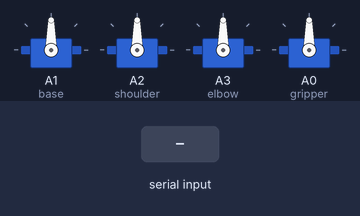
A sketch run on a simulated Arduino Uno, built with avr-gcc and run on an emulated ATmega328P. Shown: 4 × servo. Inputs (shaded band) come from the test bench. What the sketch prints to the serial monitor is not drawn.

Above: at 1.2 s.
1.3 s: "0" received over Serial
At 1.7 s:
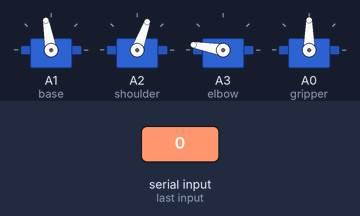
4.3 s: "2" received over Serial
At 5.2 s:
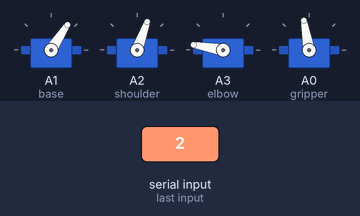
9.8 s: "1" received over Serial
At 12.7 s:
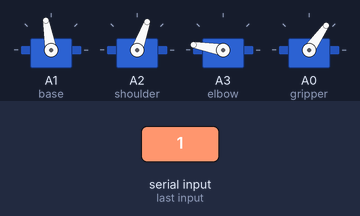
12.8 s: "4" received over Serial
At 15.3 s:
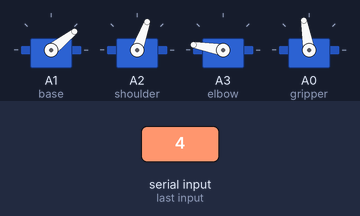
21.8 s: "6" received over Serial
At 22.6 s:
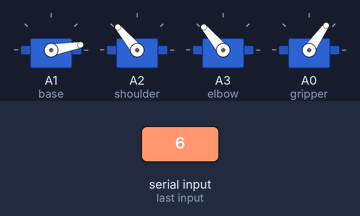
Timing chart, 0 to 25.8 s (numbered marks = the images above; inputs shaded):
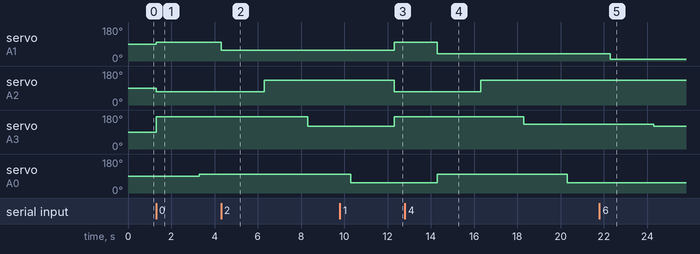

The sketch:

robotic_manipulator.ino
```cpp
#include <Servo.h>

Servo base;
Servo shoulder;
Servo elbow;
Servo gripper;

void setup() {
  base.attach(A1);
  shoulder.attach(A2);
  elbow.attach(A3);
  gripper.attach(A0);

  Serial.begin(9600);
  Serial.println("Send number (0–6) to move to that position");
}

// ---------- Position Functions ----------
void pos0() {
  base.write(100);
  elbow.write(170);
  shoulder.write(70);
  delay(2000);
  gripper.write(100);

}

void pos1() {
  base.write(100);
  elbow.write(170);
  shoulder.write(70);
  delay(2000);
  gripper.write(100);
}

void pos2() {
  base.write(57);
  delay(2000);
  shoulder.write(130);
  delay(2000);
  elbow.write(120);
  delay(2000);
  gripper.write(55);
  delay(2000);
}

void pos3() {
  base.write(50);
  delay(2000);
  shoulder.write(130);
  delay(2000);
  elbow.write(130);
  delay(2000);
  gripper.write(55);
  delay(2000);
}
void pos4() {
  base.write(38);
  delay(2000);
  shoulder.write(130);
  delay(2000);
  elbow.write(130);
  delay(2000);
  gripper.write(55);
  delay(2000);
}

void pos5() {
  base.write(20);
  delay(2000);
  shoulder.write(130);
  delay(2000);
  elbow.write(130);
  delay(2000);
  gripper.write(55);
  delay(2000);
}

void pos6() {
  base.write(10);
  delay(2000);
  elbow.write(120);
  delay(2000);
  shoulder.write(130);
  delay(2000);
  gripper.write(55);
  delay(2000);

}


void loop() {
  if (Serial.available()) {
    char cmd = Serial.read();

    switch (cmd) {
      case '0': pos0(); break;
      case '1': pos1(); break;
      case '2': pos2(); break;
      case '3': pos3(); break;
      case '4': pos4(); break;
      case '5': pos5(); break;
      case '6': pos6(); break;


      default: Serial.println("Invalid command"); break;
    }

    Serial.print("Moved to position ");
    Serial.println(cmd);
  }
}
```

Measured:
- after the input at 1.3 s, servo on A1 (base): 90° → 100° at once; servo on A2 (shoulder): 90° → 70° at once; servo on A3 (elbow): 90° → 170° at once; servo on A0 (gripper): 90° → 100° after 2.0 s
- after the input at 4.3 s, servo on A1 (base): 100° → 57° at once; servo on A2 (shoulder): 70° → 130° after 2.0 s; servo on A3 (elbow): 170° → 120° after 4.0 s
- after the input at 9.8 s, servo on A1 (base): 57° → 100° after 2.5 s; servo on A2 (shoulder): 130° → 70° after 2.5 s; servo on A3 (elbow): 120° → 170° after 2.5 s
- after the input at 12.8 s, servo on A1 (base): 100° → 38° after 1.5 s; servo on A2 (shoulder): 70° → 130° after 3.5 s; servo on A3 (elbow): 170° → 130° after 5.5 s
- after the input at 21.8 s, servo on A1 (base): 38° → 10° after 0.50 s; servo on A3 (elbow): 130° → 120° after 2.5 s
